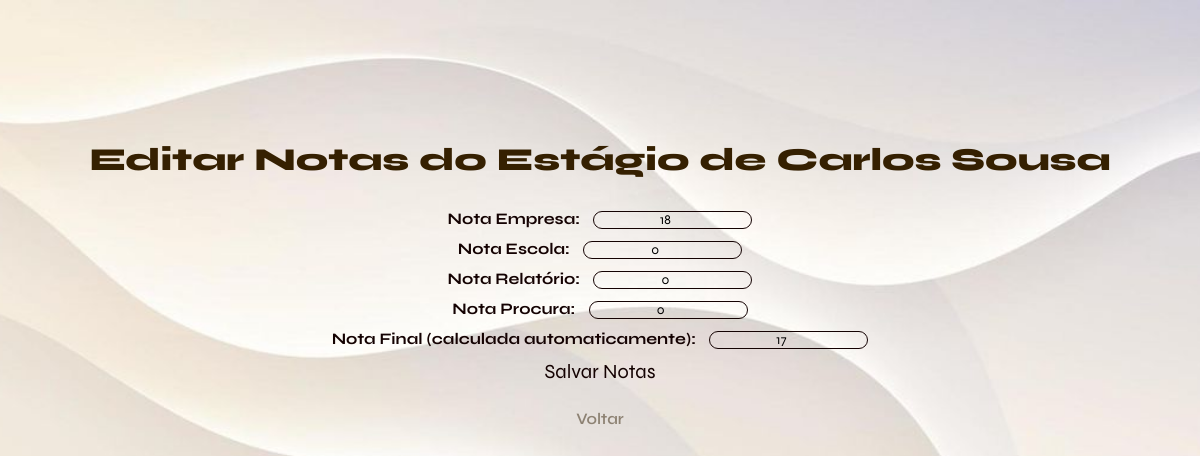
Page /Grafica/Formador-functions/editar_notas.php?empresa_id=3&estabelecimento_id=1&aluno_id=3 on the committed database.
### tables this page shows
CREATE TABLE `estagio` (
  `estabelecimento_empresa_id` int(11) NOT NULL,
  `estabelecimento_id` int(11) NOT NULL,
  `aluno_id` int(11) NOT NULL,
  `formador_id` int(11) NOT NULL,
  `data_inicio` date DEFAULT NULL,
  `data_fim` date DEFAULT NULL,
  `nota_empresa` double DEFAULT NULL,
  `nota_escola` double NOT NULL,
  `nota_relatorio` double NOT NULL,
  `nota_procura` double NOT NULL,
  `nota_final` double DEFAULT NULL,
  `classificacao` tinyint(1) DEFAULT NULL
);

CREATE TABLE `utilizador` (
  `utilizador_id` int(11) NOT NULL,
  `login` varchar(150) DEFAULT NULL,
  `password` varchar(150) DEFAULT NULL,
  `nome` varchar(150) DEFAULT NULL,
  `tipo` enum('aluno','formador','administrativo','') NOT NULL
);

### Grafica/Formador-functions/editar_notas.php (the view, shortened to what this page needs)
<?php
    $host = 'localhost';
    $dbusername = 'root';
    $dbpassword = '';
    $dbname = 'projeto_estagios_2';
    $conn = new mysqli($host, $dbusername, $dbpassword, $dbname);
    $erro = null;
    $empresa_id = $_GET['empresa_id'] ?? null;
    $estabelecimento_id = $_GET['estabelecimento_id'] ?? null;
    $aluno_id = $_GET['aluno_id'] ?? null;
    $stmt = $conn->prepare("
        SELECT e.*, u.nome AS nome_aluno
        FROM estagio e
        JOIN utilizador u ON e.aluno_id = u.utilizador_id
        WHERE e.estabelecimento_empresa_id = ? AND e.estabelecimento_id = ? AND e.aluno_id = ?
    ");
    $stmt->bind_param("iii", $empresa_id, $estabelecimento_id, $aluno_id);
    $stmt->execute();
    $result = $stmt->get_result();
    $estagio = $result->fetch_assoc();
?>
<!DOCTYPE html>
<html lang="pt">
    <head>
        <link
            href="https://cdn.jsdelivr.net/npm/remixicon@4.7.0/fonts/remixicon.css"
            rel="stylesheet"
        />
        <link rel="stylesheet" href="../../php-css/style-formador.css">
    </head>
    <body>
        <h1>
            Editar Notas do Estágio de <?= htmlspecialchars($estagio['nome_aluno']) ?>
        </h1>
        <?php if (!$erro): ?>
            <form method="post">
                <div class="form-row">
                    <label>Nota Empresa:</label>
                    <input type="number" step="0.1" name="nota_empresa" value="<?= htmlspecialchars($estagio['nota_empresa']) ?>"><br>
                </div>
                <div class="form-row">
                    <label>Nota Escola:</label>
                    <input type="number" step="0.1" name="nota_escola" value="<?= htmlspecialchars($estagio['nota_escola']) ?>"><br>
                </div>
                <div class="form-row">
                    <label>Nota Relatório:</label>
                    <input type="number" step="0.1" name="nota_relatorio" value="<?= htmlspecialchars($estagio['nota_relatorio']) ?>"><br>
                </div>
                <div class="form-row">
                    <label>Nota Procura:</label>
                    <input type="number" step="0.1" name="nota_procura" value="<?= htmlspecialchars($estagio['nota_procura']) ?>"><br>
                </div>
                <div class="form-row">
                    <label>Nota Final (calculada automaticamente):</label>
                    <input type="number" step="0.1" name="nota_final" value="<?= htmlspecialchars($estagio['nota_final']) ?>" readonly><br>
                </div>
                <button type="submit" name="submit">Salvar Notas</button>
            </form>
        <?php endif; ?>
        <p><a href="registar_notas.php">Voltar</a></p>
    </body>
</html>

### php-css/style-formador.css (style rules this page uses)
* { margin: 0; padding: 0; box-sizing: border-box; font-family: 'Syne', sans-serif; }
body { min-height: 100vh; background: url(../Imagens/bg.png) no-repeat; background-size: cover; background-position: center; padding: 40px; }
h1 { text-align: center; margin-top: 100px; margin-bottom: 30px; color: #352001; font-size: 32px; font-weight: 800; }
p { text-align: center; margin-top: 25px; }
p a { display: center; margin-top: 10px; font-weight: 600; color: #8d8273; text-decoration: none; }
input { background : transparent; border: 1px solid #140202; border-collapse: separate; border-spacing: 0; border-radius: 12px; text-align: center; }
form { text-align : center; }
label { font-weight : bold; color : #140202; margin-right: 10px; }
.form-row { margin-bottom: 10px; }
button { background-color: transparent; color: #140202; font-size : 20px; border: transparent; }

### rows in the picture
estagio: utilizador.nome "Carlos Sousa", nota_empresa "18", nota_escola "0", nota_relatorio "0", nota_procura "0", nota_final "17"
